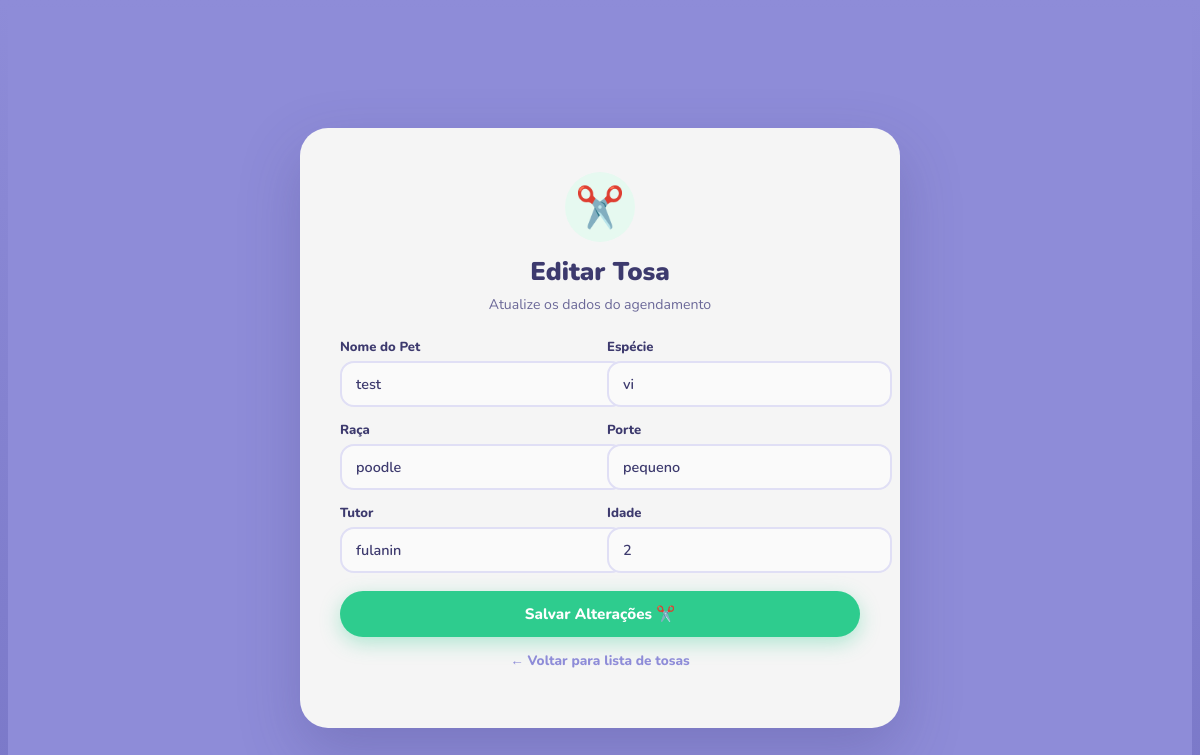
Screenshot of /tosa/tosa_editar_form.php?id=4 with the database file from the repository.
### tables this page shows
CREATE TABLE `tosa` (
  `id` int(11) NOT NULL,
  `nome` varchar(255) NOT NULL,
  `especie` varchar(255) NOT NULL,
  `raca` varchar(255) NOT NULL,
  `porte` varchar(255) NOT NULL,
  `tutor` varchar(255) NOT NULL,
  `idade` int(255) NOT NULL,
  `usuario_id` int(11) NOT NULL
);

### tosa/tosa_editar_form.php (the view, shortened to what this page needs)
<?php
require_once "../conexao.php";
$id = $_GET['id'];
$stmt = $conn->prepare('SELECT * FROM tosa WHERE id = :id');
$stmt->bindValue(':id', $id);
$stmt->execute();
$dados = $stmt->fetch(PDO::FETCH_ASSOC);
?>
<!DOCTYPE html>
<html lang="pt-br">
<head>
</head>
<body class="corpo-editar-tosa">
    <div class="pagina-editar-tosa">
        <div class="caixa-editar-tosa">
            <div class="editar-tosa-icone">✂️</div>
            <h2 class="editar-tosa-titulo">Editar Tosa</h2>
            <p class="editar-tosa-subtitulo">Atualize os dados do agendamento</p>
            <form action="processa_editar_tosa.php" method="POST" class="editar-tosa-formulario">
                <div class="editar-tosa-grade">
                    <div class="campo-grupo">
                        <label class="campo-label">Nome do Pet</label>
                        <input type="text" name="nome" value="<?php echo htmlspecialchars($dados['nome']); ?>" class="campo-input" required>
                    </div>
                    <div class="campo-grupo">
                        <label class="campo-label">Espécie</label>
                        <input type="text" name="especie" value="<?php echo htmlspecialchars($dados['especie']); ?>" class="campo-input" required>
                    </div>
                    <div class="campo-grupo">
                        <label class="campo-label">Raça</label>
                        <input type="text" name="raca" value="<?php echo htmlspecialchars($dados['raca']); ?>" class="campo-input" required>
                    </div>
                    <div class="campo-grupo">
                        <label class="campo-label">Porte</label>
                        <input type="text" name="porte" value="<?php echo htmlspecialchars($dados['porte']); ?>" class="campo-input" required>
                    </div>
                    <div class="campo-grupo">
                        <label class="campo-label">Tutor</label>
                        <input type="text" name="tutor" value="<?php echo htmlspecialchars($dados['tutor']); ?>" class="campo-input" required>
                    </div>
                    <div class="campo-grupo">
                        <label class="campo-label">Idade</label>
                        <input type="text" name="idade" value="<?php echo htmlspecialchars($dados['idade']); ?>" class="campo-input" required>
                    </div>
                </div>
                <button type="submit" class="btn-editar-tosa">Salvar Alterações ✂️</button>
            </form>
            <p class="editar-tosa-rodape">
                <a href="listar_tosa.php" class="link-voltar">← Voltar para lista de tosas</a>
            </p>
        </div>
    </div>
</body>
</html>

### tosa/tosa_editar_form.php (style rules this page uses)
.corpo-editar-tosa { background: linear-gradient(180deg, #8E8CD8 0%, #7a78c8 100%); min-height: 100vh; position: relative; overflow-x: hidden; }
.pagina-editar-tosa { background-color: #8E8CD8; display: flex; justify-content: center; align-items: center; min-height: 50vh; padding: 120px 20px 60px; position: relative; z-index: 2; }
.caixa-editar-tosa { background-color: whitesmoke; border-radius: 28px; padding: 44px 40px; width: 100%; max-width: 520px; box-shadow: 0 24px 60px rgba(60, 56, 120, 0.25); display: flex; flex-direction: column; align-items: center; gap: 6px; }
.editar-tosa-icone { font-size: 2.5rem; background: #e6f9f0; width: 70px; height: 70px; border-radius: 50%; display: flex; align-items: center; justify-content: center; margin-bottom: 6px; }
.editar-tosa-titulo { font-family: 'Nunito', sans-serif; font-size: 1.6rem; font-weight: 900; color: #3d3a6e; text-align: center; margin: 0; }
.editar-tosa-subtitulo { font-family: 'Nunito', sans-serif; font-size: 0.88rem; color: #6b6898; text-align: center; margin: 0 0 10px; }
.editar-tosa-formulario { font-family: 'Nunito', sans-serif; width: 100%; display: flex; flex-direction: column; gap: 14px; margin-top: 8px; }
.editar-tosa-grade { display: grid; grid-template-columns: 1fr 1fr; gap: 14px; }
.campo-grupo { display: flex; flex-direction: column; gap: 5px; }
.campo-label { font-size: 0.82rem; font-weight: 800; color: #3d3a6e; }
.campo-input { padding: 11px 14px; border-radius: 14px; border: 2px solid #e0dff5; font-family: 'Nunito', sans-serif; font-size: 0.9rem; font-weight: 600; color: #3d3a6e; outline: none; background: #fafafa; transition: border-color 0.2s ease, box-shadow 0.2s ease; width: 100%; }
.campo-input::placeholder { color: #b0aed0; font-weight: 500; }
.btn-editar-tosa { width: 100%; padding: 13px; background-color: #2ecc8e; color: #fff; border: none; border-radius: 25px; font-family: 'Nunito', sans-serif; font-size: 0.95rem; font-weight: 800; cursor: pointer; margin-top: 4px; transition: background 0.2s ease, transform 0.2s ease, box-shadow 0.2s ease; box-shadow: 0 6px 20px rgba(46, 204, 142, 0.35); }
.editar-tosa-rodape { margin-top: 8px; font-size: 0.85rem; color: #6b6898; font-weight: 600; text-align: center; }
.link-voltar { font-family: 'Nunito', sans-serif; color: #8E8CD8; font-weight: 800; text-decoration: none; transition: color 0.2s ease; }

### rows the page displays
tosa: nome "test", especie "vi", raca "poodle", porte "pequeno", tutor "fulanin", idade "2"
